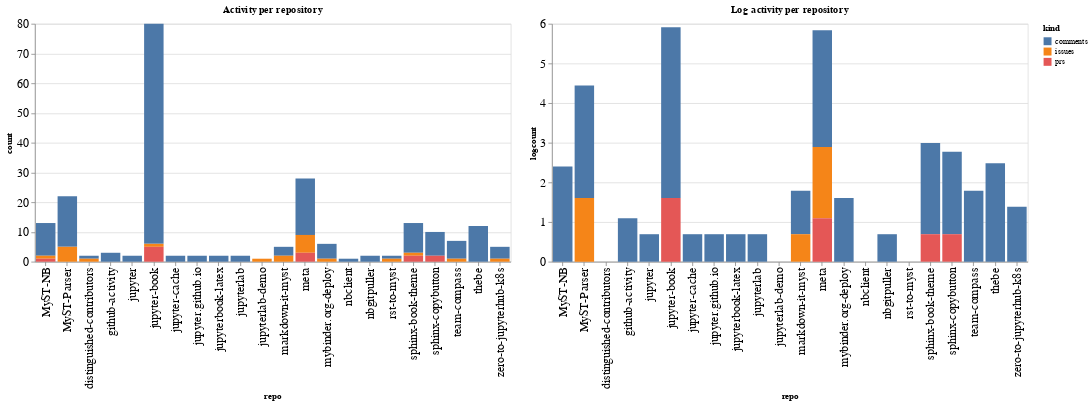

The notebook cell saved with this chart:
### Code cell
ch1 = alt.Chart(repo_summaries, width=600, title="Activity per repository").mark_bar().encode(
    x='repo',
    y='count',
    color='kind',
    tooltip="kind"
)

ch2 = alt.Chart(repo_summaries, width=600, title="Log activity per repository").mark_bar().encode(
    x='repo',
    y='logcount',
    color='kind',
    tooltip="kind"
)

ch1 | ch2

### Figure 1 — Vega-Lite specification as saved in the notebook (floating-point values rounded to 4 significant figures)
{"config": {"axisLeft": {"labelFontSize": 15}, "axisBottom": {"labelFontSize": 15}}, "hconcat": [{"mark": "bar", "encoding": {"color": {"type": "nominal", "field": "kind"}, "tooltip": {"type": "nominal", "field": "kind"}, "x": {"type": "nominal", "field": "repo"}, "y": {"type": "quantitative", "field": "count"}}, "title": "Activity per repository", "width": 600}, {"mark": "bar", "encoding": {"color": {"type": "nominal", "field": "kind"}, "tooltip": {"type": "nominal", "field": "kind"}, "x": {"type": "nominal", "field": "repo"}, "y": {"type": "quantitative", "field": "logcount"}}, "title": "Log activity per repository", "width": 600}], "data": {"name": "data-c2db3ad1a54b57135c5853244834b31f"}, "$schema": "https://vega.github.io/schema/vega-lite/v4.8.1.json", "datasets": {"data-c2db3ad1a54b57135c5853244834b31f": [{"repo": "MyST-NB", "kind": "comments", "count": 11, "logcount": 2.398}, {"repo": "MyST-NB", "kind": "issues", "count": 1, "logcount": 0.0}, {"repo": "MyST-NB", "kind": "prs", "count": 1, "logcount": 0.0}, {"repo": "MyST-Parser", "kind": "comments", "count": 17, "logcount": 2.833}, {"repo": "MyST-Parser", "kind": "issues", "count": 5, "logcount": 1.609}, {"repo": "distinguished-contributors", "kind": "comments", "count": 1, "logcount": 0.0}, {"repo": "distinguished-contributors", "kind": "issues", "count": 1, "logcount": 0.0}, {"repo": "github-activity", "kind": "comments", "count": 3, "logcount": 1.099}, {"repo": "jupyter", "kind": "comments", "count": 2, "logcount": 0.6931}, {"repo": "jupyter-book", "kind": "comments", "count": 74, "logcount": 4.304}, {"repo": "jupyter-book", "kind": "issues", "count": 1, "logcount": 0.0}, {"repo": "jupyter-book", "kind": "prs", "count": 5, "logcount": 1.609}, {"repo": "jupyter-cache", "kind": "comments", "count": 2, "logcount": 0.6931}, {"repo": "jupyter.github.io", "kind": "comments", "count": 2, "logcount": 0.6931}, {"repo": "jupyterbook-latex", "kind": "comments", "count": 2, "logcount": 0.6931}, {"repo": "jupyterlab", "kind": "comments", "count": 2, "logcount": 0.6931}, {"repo": "jupyterlab-demo", "kind": "issues", "count": 1, "logcount": 0.0}, {"repo": "markdown-it-myst", "kind": "comments", "count": 3, "logcount": 1.099}, {"repo": "markdown-it-myst", "kind": "issues", "count": 2, "logcount": 0.6931}, {"repo": "meta", "kind": "comments", "count": 19, "logcount": 2.944}, {"repo": "meta", "kind": "issues", "count": 6, "logcount": 1.792}, {"repo": "meta", "kind": "prs", "count": 3, "logcount": 1.099}, {"repo": "mybinder.org-deploy", "kind": "comments", "count": 5, "logcount": 1.609}, {"repo": "mybinder.org-deploy", "kind": "issues", "count": 1, "logcount": 0.0}, {"repo": "nbclient", "kind": "comments", "count": 1, "logcount": 0.0}, {"repo": "nbgitpuller", "kind": "comments", "count": 2, "logcount": 0.6931}, {"repo": "rst-to-myst", "kind": "comments", "count": 1, "logcount": 0.0}, {"repo": "rst-to-myst", "kind": "issues", "count": 1, "logcount": 0.0}, {"repo": "sphinx-book-theme", "kind": "comments", "count": 10, "logcount": 2.303}, {"repo": "sphinx-book-theme", "kind": "issues", "count": 1, "logcount": 0.0}, {"repo": "sphinx-book-theme", "kind": "prs", "count": 2, "logcount": 0.6931}, {"repo": "sphinx-copybutton", "kind": "comments", "count": 8, "logcount": 2.079}, {"repo": "sphinx-copybutton", "kind": "prs", "count": 2, "logcount": 0.6931}, {"repo": "team-compass", "kind": "comments", "count": 6, "logcount": 1.792}, {"repo": "team-compass", "kind": "issues", "count": 1, "logcount": 0.0}, {"repo": "thebe", "kind": "comments", "count": 12, "logcount": 2.485}, {"repo": "zero-to-jupyterhub-k8s", "kind": "comments", "count": 4, "logcount": 1.386}, {"repo": "zero-to-jupyterhub-k8s", "kind": "issues", "count": 1, "logcount": 0.0}]}}
